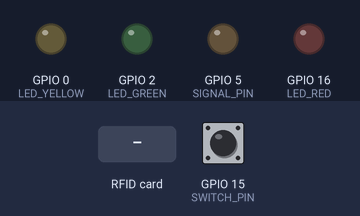
A sketch run on a simulated ESP8266 (NodeMCU). On the bench: output pins drawn as LEDs (lit = HIGH). The inputs (shaded band) are chosen by the test bench; at power-on: GPIO 15 (SWITCH_PIN) HIGH. WiFi joins after 1.5 s; servers stay silent unless stated; what the sketch prints to the serial monitor is not drawn.

Above: at 3.0 s.
3.1 s: RFID card 5E 7A 19 C4 held to the reader
At 3.28 s:
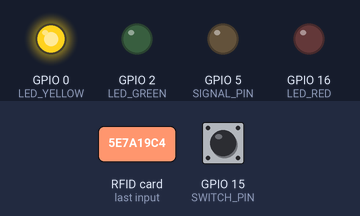
At 4.1 s:
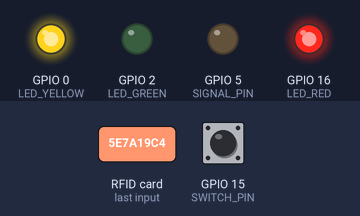
5.8 s: GPIO 15 (SWITCH_PIN) pulled LOW for 1 s
Timing chart, 0 to 8.8 s (numbered marks = the images above; inputs shaded):
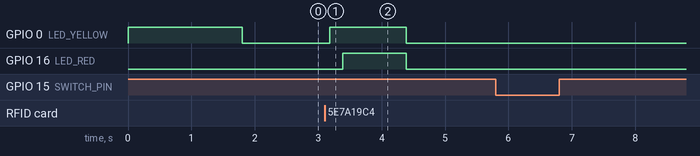

The sketch:

Programm-Simpe-Device.ino
```cpp
#include "config.h"

#include <ESP8266WiFi.h>
#include <ESP8266HTTPClient.h>
#include <SPI.h>
#include "MFRC522.h"

/* wiring the MFRC522 to ESP8266 (ESP-12)
  SDA(SS) = GPIO4   --> I2C
  MOSI    = GPIO13  --> SPI
  MISO    = GPIO12  --> SPI
  SCK     = GPIO14  --> SPI
  GND     = GND
  3.3V    = 3.3V
*/

#define RST_PIN  3  // RST-PIN für RC522 - RFID - SPI - Modul
#define SS_PIN  4  // SDA-PIN für RC522 - RFID - SPI - Modul

#define LED_RED 16
#define LED_YELLOW 0
#define LED_GREEN 2

#define SWITCH_PIN 15

#define SIGNAL_PIN 5

const char *ssid = WIFI_SSID;
const char *pass = WIFI_PASSWORD;

MFRC522 mfrc522(SS_PIN, RST_PIN);

String logedInID = "0";

int loginUpdateCounter = 0;

void setup() {
  pinMode(SWITCH_PIN, INPUT);
  pinMode(LED_RED, OUTPUT);
  pinMode(LED_YELLOW, OUTPUT);
  pinMode(LED_GREEN, OUTPUT);
  pinMode(SIGNAL_PIN, OUTPUT);

  digitalWrite(SIGNAL_PIN, LOW);
  digitalWrite(LED_RED, LOW);
  digitalWrite(LED_YELLOW, LOW);
  digitalWrite(LED_GREEN, LOW);

  digitalWrite(LED_YELLOW, HIGH);

  Serial.begin(115200);

  delay(250);
  Serial.println(F("Booting...."));

  SPI.begin();
  mfrc522.PCD_Init();

  WiFi.begin(ssid, pass);

  int retries = 0;
  while ((WiFi.status() != WL_CONNECTED) && (retries < 10)) {
    retries++;
    delay(500);
    Serial.print(".");
  }
  if (WiFi.status() == WL_CONNECTED) {
    Serial.println(F("WiFi connected"));
    digitalWrite(LED_YELLOW, LOW);
  } else {
    digitalWrite(LED_RED, HIGH);
    while (true);
  }

  Serial.println(F("Ready!"));
  Serial.println(F("======================================================"));
  Serial.println(F("Scan for Card and print UID:"));
  digitalWrite(LED_GREEN, LOW);
}

void logout() {
  Serial.println("Loged out.");
  logedInID = "0";
  digitalWrite(LED_GREEN, LOW);
  digitalWrite(LED_YELLOW, LOW);
  digitalWrite(LED_RED, LOW);
  digitalWrite(SIGNAL_PIN, LOW);
}

void loop() {
  while(digitalRead(SWITCH_PIN) == 0){
    delay(100);
  }
  delay(250);
  String uid = readID();

  if(uid != "0") {
    tryLoginID(uid);
    delay(1000);
    while(digitalRead(SWITCH_PIN) == 1){
      updateLogin();
      delay(1000);
    }
    logout();
  } else {
    delay(250);
  }
}

String readID(){
  // Look for new cards
  for(int i = 0; i < 3; i++) {
    if(mfrc522.PICC_IsNewCardPresent()){
      if (mfrc522.PICC_ReadCardSerial()) {
        String uid = "";
        for (byte i = 0; i < mfrc522.uid.size; i++) {
          if (i != 0) {
            uid = uid + ":";
          }
          int b = mfrc522.uid.uidByte[i];
          if (b >= 16) {
            uid = uid + String(b, 16);
          } else {
            uid = uid + "0" + String(b, 16);
          }
        }
        return uid;
      }
    }
    delay(100);
  }
  return "0";
}

void tryLoginID(String uid) {
  digitalWrite(LED_YELLOW, HIGH);
  digitalWrite(LED_RED, LOW);
  HTTPClient http;
  WiFiClient client;

  Serial.print("[HTTP] begin...\n");
  // configure traged server and url
  String s = "";
  s = s + "http://" + SERVER_IP + "/machine_try_login/" + AUTHENTICATION_TOKEN + "/" + MACHINE_NAME + "/" + MACHINE_ID + "/" + uid;
  http.begin(client, s); //HTTP

  Serial.print("[HTTP] GET...\n");
  // start connection and send HTTP header
  int httpCode = http.GET();

  // httpCode will be negative on error
  if (httpCode > 0) {
    // HTTP header has been send and Server response header has been handled
    Serial.printf("[HTTP] GET... code: %d\n", httpCode);

    // file found at server
    if (httpCode == HTTP_CODE_OK) {
      String payload = http.getString();
      Serial.println(payload);
      if (payload.indexOf("true") >= 0) {
        logedInID = uid;
        Serial.println("Loged in: " + uid);
        digitalWrite(LED_YELLOW, LOW);
        digitalWrite(LED_GREEN, HIGH);
        digitalWrite(SIGNAL_PIN, HIGH);
      } else {
        digitalWrite(LED_YELLOW, LOW);
        digitalWrite(LED_RED, HIGH);
        delay(2000);
        digitalWrite(LED_RED, LOW);
      }
    }
  } else {
    Serial.printf("[HTTP] GET... failed, error: %s\n", http.errorToString(httpCode).c_str());
    digitalWrite(LED_RED, HIGH);
  }
  http.end();
}

void updateLogin() {
  digitalWrite(LED_RED, LOW);
  digitalWrite(LED_YELLOW, LOW);
  loginUpdateCounter++;
  if (loginUpdateCounter < 200) {
    return;
  }
  loginUpdateCounter = 0;
  HTTPClient http;
  WiFiClient client;

  Serial.print("[HTTP] begin...\n");
  // configure traged server and url
  String s = "";
  s = s + "http://" + SERVER_IP + "/machine_extend_login/" + AUTHENTICATION_TOKEN + "/" + MACHINE_NAME;
  http.begin(client, s); //HTTP

  Serial.print("[HTTP] GET...\n");
  // start connection and send HTTP header
  int httpCode = http.GET();

  // httpCode will be negative on error
  if (httpCode > 0) {
    // HTTP header has been send and Server response header has been handled
    Serial.printf("[HTTP] GET... code: %d\n", httpCode);

    // file found at server
    if (httpCode == HTTP_CODE_OK) {
      String payload = http.getString();
      Serial.println(payload);
    }
  } else {
    Serial.printf("[HTTP] GET... failed, error: %s\n", http.errorToString(httpCode).c_str());
    digitalWrite(LED_RED, HIGH);
    digitalWrite(LED_YELLOW, HIGH);
  }
  http.end();
}
```

config.h
```cpp
#ifndef CONFIG_H
#define CONFIG_H

#define WIFI_SSID ""
#define WIFI_PASSWORD ""
#define SERVER_IP ""
#define AUTHENTICATION_TOKEN ""

#define MACHINE_NAME ""
#define MACHINE_ID  "" //used for the logfile in the backend

#endif /* CONFIG_H */
```

Measured:
- after the input at 3.1 s, GPIO 0 (LED_YELLOW): LOW → HIGH after 0.09 s, → LOW 1.2 s later; GPIO 16 (LED_RED): LOW → HIGH after 0.29 s, → LOW 1.0 s later
- after the input at 5.8 s, every drawn part: stays the same
